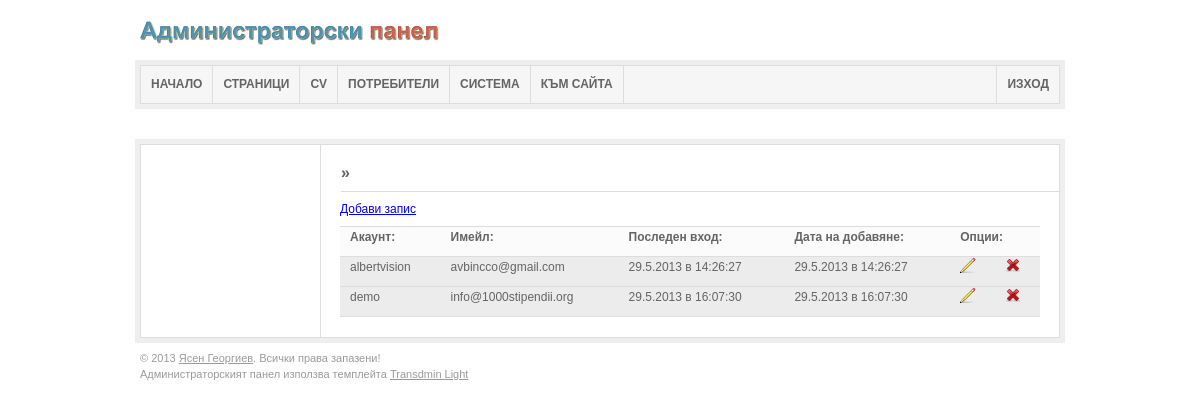
/admin/users.php, run on the app's committed database.
### tables this page shows
CREATE TABLE IF NOT EXISTS `users` (
  `id` int(11) NOT NULL AUTO_INCREMENT COMMENT '#',
  `username` varchar(255) NOT NULL COMMENT 'Потр. име',
  `password` varchar(64) NOT NULL COMMENT 'Парола (хеширана SHA256)',
  `email` varchar(550) NOT NULL COMMENT 'Имейл',
  `loginKey` int(11) NOT NULL COMMENT 'Ключ за достъп',
  `lastLogin` int(11) NOT NULL COMMENT 'Последен вход',
  `registered` int(11) NOT NULL COMMENT 'Регистрация',
  PRIMARY KEY (`id`)
);

### system/database.php (called while the page is built, shortened)
<?php
function dbQuery($query) {
    global $system;
    $con = $system['mysqli']['connection'];
    $debugMode = $system['debug_mode'];
    $query = mysqli_query($con,$query);
    if(!$query) {
        if ($debugMode == TRUE) {
            errorLog(mysqli_error($con),'mysqli');
            echo mysqli_error($con);
            die();
        } else {
            errorLog(mysqli_error($con),'mysqli');
            return false;
        }
    } else {
        return $query;
    }
}
function dbAssoc($query) {
    return mysqli_fetch_assoc($query);
}
?>

### system/general.php (called while the page is built, shortened)
<?php
function myDate($timestamp, $show = 'all') {
    $months = array("","Януари", "Февруари", "Март", "Април", "Май", "Юни", "Юли", "Август", "Септември", "Октомври", "Ноември", "Декември");
    $m = date('n',$timestamp);
    $month = str_replace($m,$months[$m],$m);
    if($show == 'all') {
        $format = date('d '.$month.' Y в H:i:s',$timestamp);
    } elseif($show == 'short') {
        $format = date('d.'.$m.'.Y в H:i:s',$timestamp);
    }
    return $format;
}
?>

### admin/users.php (the view, shortened to what this page needs)
<?php
require_once '../load.php';
if ($_GET['m'] == 'add') {
    adminTop('Добавяне на потребител');
    if ($_POST['add']) {
        $username = trim($_POST['username']);
        $pass = trim($_POST['pass']);
        $rpass = trim($_POST['rpass']);
        $email = trim($_POST['email']);
        if (strlen($username) < 4) {
            $error[] = 'Твърде катко потребителско име!';
        }
        if (strlen($username) > 50) {
            $error[] = 'Твърде дълго потребителско име!';
        }
        if (strlen($pass) < 6) {
            $error[] = 'Твърде кратка парола';
        } else {
            if ($pass != $rpass) {
                $error[] = 'Паролите не съвпадат!';
            }
        }
        if (!filter_var($email, FILTER_VALIDATE_EMAIL)) {
            $error[] = 'Невалиден имейл!';
        }
        if (strlen($email) > 550) {
            $error[] = 'Твърде дълъг имейл!';
        }
        if (!$error) {
            if (dbCount(dbQuery('SELECT `id` FROM `users` WHERE `username`="' . escape($username) . '" OR `email`="' . escape($email) . '"'))) {
                $error[] = 'Това потребителско име или имейл са заети!';
            } else {
                if(dbQuery('INSERT INTO `users` VALUES(NULL,"' . escape($username) . '","' . encrypt($pass) . '","' . escape($email) . '",0,0,UNIX_TIMESTAMP())')) {
                    $_SESSION['add_success_user'] = TRUE;
                    redirect('users.php?m=add');
                } else {
                    $error[] = 'Потребителят не може да бъде създаден! Моля, свържете се с администратор!';
                }
            }
        }
    }
    showMessages();
    if ($_SESSION['add_success_user']) {
        echo success('Потребителят е добавен успешно!');
        $_SESSION['add_success_user'] = FALSE;
    }
    ?>
    <form method="POST">
        <fieldset>
            <p>
                <label>Потребителско име: <sup class="red">*</sup></label>
                <input type="text" name="username" value="<?= $username; ?>" class="text-long"/>
            </p>
            <p>
                <label>Парола: <sup class="red">*</sup></label>
                <input type="password" name="pass" class="text-long" />
            </p>
            <p>
                <label>Повтори паролата: <sup class="red">*</sup></label>
                <input type="password" name="rpass" class="text-long" />
            </p>
            <p>
                <label>Имейл: <sup class="red">*</sup></label>
                <input type="text" name="email" value="<?= $email; ?>" class="text-long" />
            </p>
            <p class="italic small">Полетата означени с  <sup class="red">*</sup>, са задължитени.</p>
            <input type="submit" name="add" value="Добави" class="button-submit"/>
        </fieldset>
    </form>
    <?php
} else {
    $query = dbQuery('SELECT `id`,`username`,`email`,`lastLogin`,`registered` FROM `users` ORDER BY `id` ASC');
    ?>
    <p><a href="users.php?m=add">Добави запис</a></p>
    <table class="normal">
        <tr class="<?= $user['id']; ?>">
            <th><span title="Потребитеско име">Акаунт:</span></th>
            <th>Имейл:</th>
            <th>Последен вход:</th>
            <th>Дата на добавяне:</th>
            <th colspan="2">Опции:</th>
        </tr>
            <?php
        while ($user = dbAssoc($query)) {
            if ($user['lastLogin'] == 0) {
                $lastLogin = 'Никога';
                $t = $lastLogin;
            } else {
                $lastLogin = myDate($user['lastLogin'], 'short');
                $t = myDate($user['lastLogin']);
            }
            ?>
            <tr>
                <td><?= $user['username']; ?></td>
                <td><?= $user['email']; ?></td>
                <td title="<?= $t; ?>"><?= $lastLogin; ?></td>
                <td title ="<?= myDate($user['registered']); ?>"><?= myDate($user['registered'], 'short'); ?></td>
                <td class="top"><a href="users.php?edit=<?= $user['id']; ?>" title="Редактирай"><img src="img/edit.png" alt="Редактирай" /></a></td>
                <td class="top"><a href="users.php?delete=<?= $user['id']; ?>" title="Изтрий" class="delete" id="<?= $user['id']; ?>"><img src="img/delete.png" alt="Изтрий" /></a></td>
            </tr>
    <?php }
    ?>
    </table>
    <?php
}
?>

### admin/css/layout.css (style rules this page uses)
body { background: white; font-family: Arial, Helvetica, sans-serif; font-size: 12px; color: #646464; }
.top { vertical-align: top; }
#main table.normal { margin: 10px 0; border-top: 1px solid #ddd; width: 700px; }
#main table.normal tr td, #main table.normal th { background: #ececec; padding: 0px 10px; height: 29px; line-height: 20px; border-bottom: 1px solid #ddd; }
#main table.normal th { background-color: #fbfbfb; }
#main table.normal tr:nth-child(odd) td { background: #ececec; }
#main table.normal tr a { text-decoration: none; color: #9b9b9b; }

### data on the page
users: username "albertvision", email "avbincco@gmail.com", lastLogin "29.5.2013 в 14:26:27", registered "29.5.2013 в 14:26:27"
users: username "demo", email "info@1000stipendii.org", lastLogin "29.5.2013 в 16:07:30", registered "29.5.2013 в 16:07:30"

### other printed values
$value['title'] "НАЧАЛО"
$value['title'] "СТРАНИЦИ"
$value['title'] "CV"
$value['title'] "ПОТРЕБИТЕЛИ"
$value['title'] "СИСТЕМА"
$value['title'] "КЪМ САЙТА"
